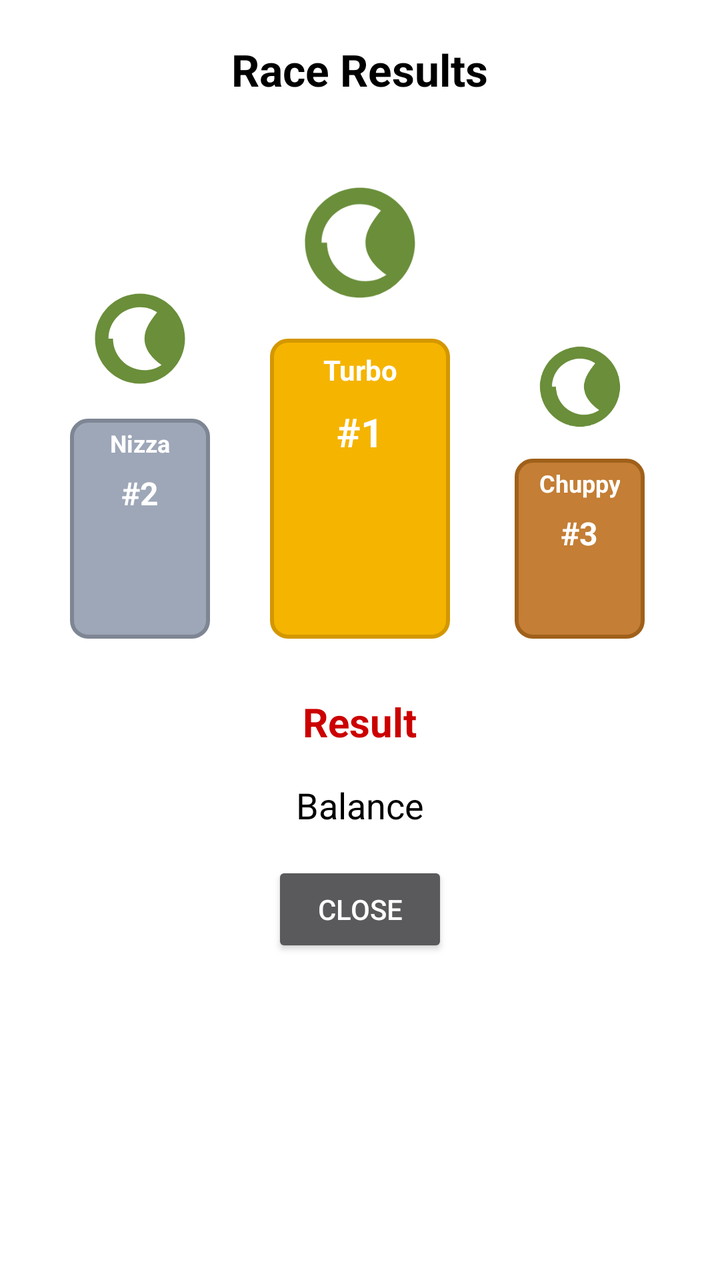
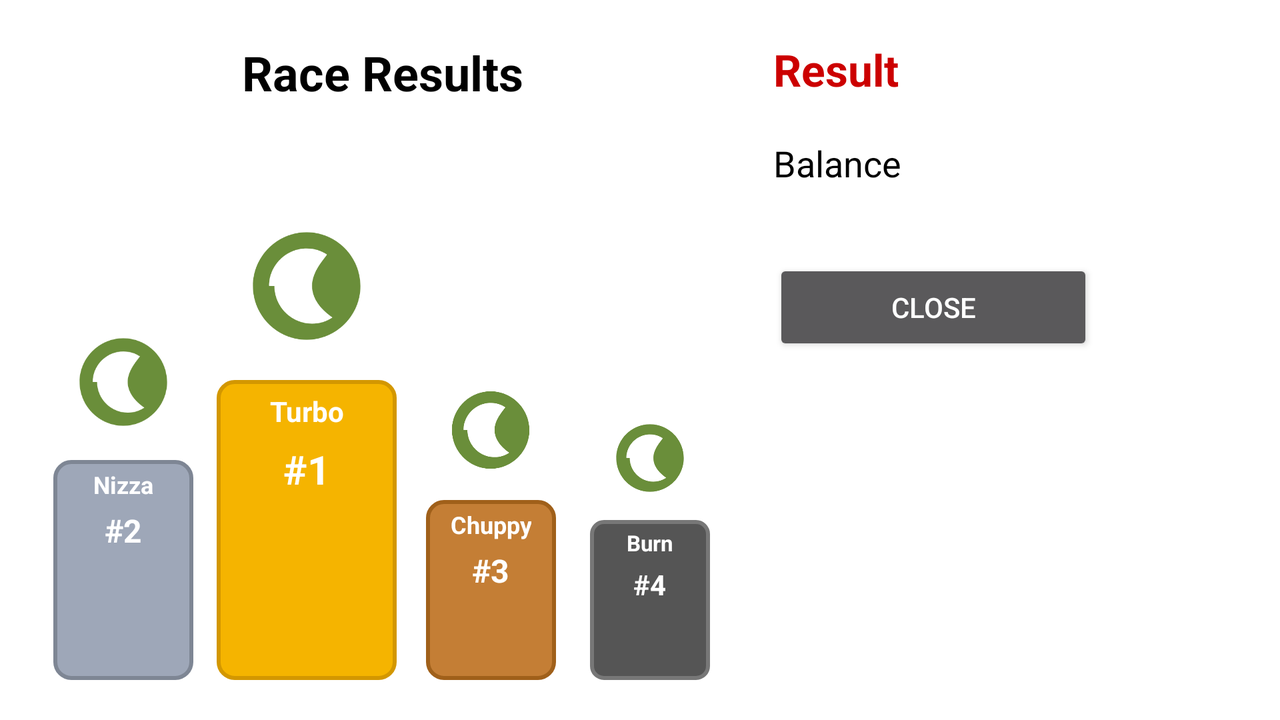

The same Android screen from two of the app's own layout files: first res/layout/ as a phone draws it, then the repository's variant for another configuration, drawn on a device whose configuration selects that folder. Both files follow.
<!-- AndroidManifest.xml: activity theme Theme.ResultDialog -->
<!-- res/layout/activity_result.xml -->
<?xml version="1.0" encoding="utf-8"?>
<ScrollView xmlns:android="http://schemas.android.com/apk/res/android"
    xmlns:tools="http://schemas.android.com/tools"
    android:id="@+id/result_root"
    android:layout_width="match_parent"
    android:layout_height="match_parent"
    android:background="@drawable/result_bg"
    android:padding="20dp">

    <LinearLayout
        android:layout_width="match_parent"
        android:layout_height="wrap_content"
        android:orientation="vertical"
        android:gravity="center_horizontal">

        <TextView
            android:id="@+id/tvResultTitle"
            android:layout_width="wrap_content"
            android:layout_height="wrap_content"
            android:text="Race Results"
            android:textColor="#000000"
            android:textSize="22sp"
            android:textStyle="bold"
            android:layout_marginBottom="20dp" />

        
        <LinearLayout
            android:id="@+id/podiumContainer"
            android:layout_width="match_parent"
            android:layout_height="250dp"
            android:gravity="bottom|center_horizontal"
            android:orientation="horizontal"
            android:layout_marginBottom="28dp">

            
            <LinearLayout
                android:id="@+id/colSecond"
                android:layout_width="0dp"
                android:layout_height="match_parent"
                android:layout_weight="1"
                android:gravity="bottom|center_horizontal"
                android:orientation="vertical">

                <ImageView
                    android:id="@+id/imgSecond"
                    android:layout_width="72dp"
                    android:layout_height="72dp"
                    android:src="@drawable/ic_snail_placeholder"
                    android:contentDescription="@string/app_name"
                    android:layout_marginBottom="4dp" />

                <LinearLayout
                    android:layout_width="70dp"
                    android:layout_height="110dp"
                    android:background="@drawable/podium_block_second"
                    android:gravity="center_horizontal"
                    android:orientation="vertical"
                    android:padding="4dp">

                    <TextView
                        android:id="@+id/tvSecondName"
                        android:layout_width="wrap_content"
                        android:layout_height="wrap_content"
                        android:text="-"
                        tools:text="Nizza"
                        android:textColor="#ffffff"
                        android:textSize="12sp"
                        android:textStyle="bold"
                        android:gravity="center"
                        android:maxLines="2" />

                    <TextView
                        android:id="@+id/tvSecondLabel"
                        android:layout_width="wrap_content"
                        android:layout_height="wrap_content"
                        android:text="#2"
                        android:textColor="#ffffff"
                        android:textStyle="bold"
                        android:textSize="16sp"
                        android:layout_marginTop="6dp" />
                </LinearLayout>
            </LinearLayout>

            
            <LinearLayout
                android:id="@+id/colFirst"
                android:layout_width="0dp"
                android:layout_height="match_parent"
                android:layout_weight="1.2"
                android:gravity="bottom|center_horizontal"
                android:orientation="vertical">

                <ImageView
                    android:id="@+id/imgFirst"
                    android:layout_width="88dp"
                    android:layout_height="88dp"
                    android:src="@drawable/ic_snail_placeholder"
                    android:contentDescription="@string/app_name"
                    android:layout_marginBottom="4dp" />

                <LinearLayout
                    android:layout_width="90dp"
                    android:layout_height="150dp"
                    android:background="@drawable/podium_block_first"
                    android:gravity="center_horizontal"
                    android:orientation="vertical"
                    android:padding="6dp">

                    <TextView
                        android:id="@+id/tvFirstName"
                        android:layout_width="wrap_content"
                        android:layout_height="wrap_content"
                        android:text="-"
                        tools:text="Turbo"
                        android:textColor="#ffffff"
                        android:textSize="14sp"
                        android:textStyle="bold"
                        android:gravity="center"
                        android:maxLines="2" />

                    <TextView
                        android:id="@+id/tvFirstLabel"
                        android:layout_width="wrap_content"
                        android:layout_height="wrap_content"
                        android:text="#1"
                        android:textColor="#ffffff"
                        android:textStyle="bold"
                        android:textSize="20sp"
                        android:layout_marginTop="8dp" />
                </LinearLayout>
            </LinearLayout>

            
            <LinearLayout
                android:id="@+id/colThird"
                android:layout_width="0dp"
                android:layout_height="match_parent"
                android:layout_weight="1"
                android:gravity="bottom|center_horizontal"
                android:orientation="vertical">

                <ImageView
                    android:id="@+id/imgThird"
                    android:layout_width="64dp"
                    android:layout_height="64dp"
                    android:src="@drawable/ic_snail_placeholder"
                    android:contentDescription="@string/app_name"
                    android:layout_marginBottom="4dp" />

                <LinearLayout
                    android:layout_width="65dp"
                    android:layout_height="90dp"
                    android:background="@drawable/podium_block_third"
                    android:gravity="center_horizontal"
                    android:orientation="vertical"
                    android:padding="4dp">

                    <TextView
                        android:id="@+id/tvThirdName"
                        android:layout_width="wrap_content"
                        android:layout_height="wrap_content"
                        android:text="-"
                        tools:text="Chuppy"
                        android:textColor="#ffffff"
                        android:textSize="12sp"
                        android:textStyle="bold"
                        android:gravity="center"
                        android:maxLines="2" />

                    <TextView
                        android:id="@+id/tvThirdLabel"
                        android:layout_width="wrap_content"
                        android:layout_height="wrap_content"
                        android:text="#3"
                        android:textColor="#ffffff"
                        android:textStyle="bold"
                        android:textSize="16sp"
                        android:layout_marginTop="6dp" />
                </LinearLayout>
            </LinearLayout>
        </LinearLayout>

        <TextView
            android:id="@+id/tvBetResult"
            android:layout_width="wrap_content"
            android:layout_height="wrap_content"
            android:text="Result"
            android:textSize="20sp"
            android:textStyle="bold"
            android:textColor="@android:color/holo_red_dark"
            android:layout_marginBottom="16dp"/>

        <TextView
            android:id="@+id/tvBalance"
            android:layout_width="wrap_content"
            android:layout_height="wrap_content"
            android:text="Balance"
            android:textColor="#000000"
            android:textSize="18sp"
            android:layout_marginBottom="16dp"/>

        <Button
            android:id="@+id/btnClose"
            android:layout_width="wrap_content"
            android:layout_height="wrap_content"
            android:text="Close" />
    </LinearLayout>
</ScrollView>
<!-- resources referenced by this layout -->
<resources>
  <!-- drawable ic_snail_placeholder (drawable) -->
  <?xml version="1.0" encoding="utf-8"?>
  <vector xmlns:android="http://schemas.android.com/apk/res/android"
      android:width="64dp"
      android:height="64dp"
      android:viewportWidth="64"
      android:viewportHeight="64">
      <path
          android:fillColor="#6A8E3A"
          android:pathData="M32,12c-11,0 -20,9 -20,20s9,20 20,20 20,-9 20,-20S43,12 32,12zM18,32c0,-7.7 6.3,-14 14,-14 2.8,0 5.4,0.8 7.6,2.3C37.4,23.2 34,27.2 34,32c0,4.8 3.4,8.8 7.6,11.7 -2.2,1.5 -4.8,2.3 -7.6,2.3 -7.7,0 -14,-6.3 -14,-14z"/>
      <path
          android:fillColor="#FFFFFF"
          android:pathData="M28,30a4,4 0 1,0 0,8 4,4 0 1,0 0,-8z"/>
  </vector>
  <!-- drawable podium_block_first (drawable) -->
  <?xml version="1.0" encoding="utf-8"?>
  <shape xmlns:android="http://schemas.android.com/apk/res/android">
      <solid android:color="#F5B400"/>
      <corners android:radius="8dp"/>
      <stroke android:color="#D39700" android:width="2dp"/>
  </shape>
  <!-- drawable podium_block_second (drawable) -->
  <?xml version="1.0" encoding="utf-8"?>
  <shape xmlns:android="http://schemas.android.com/apk/res/android">
      <solid android:color="#9EA7B8"/>
      <corners android:radius="8dp"/>
      <stroke android:color="#7E8694" android:width="2dp"/>
  </shape>
  <!-- drawable podium_block_third (drawable) -->
  <?xml version="1.0" encoding="utf-8"?>
  <shape xmlns:android="http://schemas.android.com/apk/res/android">
      <solid android:color="#C47E35"/>
      <corners android:radius="8dp"/>
      <stroke android:color="#A0601A" android:width="2dp"/>
  </shape>
  <!-- drawable result_bg (drawable) -->
  <?xml version="1.0" encoding="utf-8"?>
  <layer-list xmlns:android="http://schemas.android.com/apk/res/android">
  
      
      <item android:bottom="6dp" android:left="6dp" android:right="6dp" android:top="6dp">
          <shape android:shape="rectangle">
              <corners android:radius="16dp" />
              <gradient
                  android:startColor="#30FFFFFF"
                  android:endColor="#00FFFFFF"
                  android:angle="90"/>
          </shape>
      </item>
  
      
      <item>
          <shape android:shape="rectangle">
              <solid android:color="#E6FFFFFF"/> 
              <corners android:radius="16dp"/>
              <stroke android:width="1dp" android:color="#33FFFFFF"/>
              <padding
                  android:left="12dp"
                  android:top="12dp"
                  android:right="12dp"
                  android:bottom="12dp"/>
          </shape>
      </item>
  
  </layer-list>
  <string name="app_name">Turbo88</string>
  <style name="Theme.ResultDialog" parent="Theme.AppCompat.Dialog">
          
          <item name="android:windowMinWidthMajor">80%</item>
          <item name="android:windowMinWidthMinor">80%</item>
  
          
          <item name="android:windowIsTranslucent">true</item>
          <item name="android:windowBackground">@android:color/transparent</item>
  
          
          <item name="android:windowNoTitle">true</item>
      </style>
</resources>
<!-- res/layout-land/activity_result.xml (the repository's variant of the layout above) -->
<!-- drawn on the phone turned sideways -->
<?xml version="1.0" encoding="utf-8"?>
<LinearLayout xmlns:android="http://schemas.android.com/apk/res/android"
    xmlns:tools="http://schemas.android.com/tools"
    android:id="@+id/result_root"
    android:layout_width="match_parent"
    android:layout_height="match_parent"
    android:background="@drawable/result_bg"
    android:orientation="horizontal"
    android:padding="20dp"
    android:gravity="center_vertical">

    
    <LinearLayout
        android:id="@+id/podiumSide"
        android:layout_width="0dp"
        android:layout_height="match_parent"
        android:layout_weight="1.2"
        android:orientation="vertical"
        android:gravity="center_horizontal">

        <TextView
            android:id="@+id/tvResultTitle"
            android:layout_width="wrap_content"
            android:layout_height="wrap_content"
            android:text="Race Results"
            android:textColor="#000000"
            android:textSize="24sp"
            android:textStyle="bold"
            android:layout_marginBottom="12dp" />

        <LinearLayout
            android:id="@+id/podiumContainer"
            android:layout_width="match_parent"
            android:layout_height="0dp"
            android:layout_weight="1"
            android:gravity="bottom|center_horizontal"
            android:orientation="horizontal"
            android:layout_marginBottom="0dp"
            android:paddingBottom="0dp">

            
            <LinearLayout
                android:id="@+id/colSecond"
                android:layout_width="0dp"
                android:layout_height="match_parent"
                android:layout_weight="1"
                android:gravity="bottom|center_horizontal"
                android:orientation="vertical">

                <ImageView
                    android:id="@+id/imgSecond"
                    android:layout_width="70dp"
                    android:layout_height="70dp"
                    android:src="@drawable/ic_snail_placeholder"
                    android:contentDescription="@string/app_name"
                    android:layout_marginBottom="4dp" />

                <LinearLayout
                    android:layout_width="70dp"
                    android:layout_height="110dp"
                    android:background="@drawable/podium_block_second"
                    android:gravity="center_horizontal"
                    android:orientation="vertical"
                    android:padding="4dp">

                    <TextView
                        android:id="@+id/tvSecondName"
                        android:layout_width="wrap_content"
                        android:layout_height="wrap_content"
                        android:text="-"
                        tools:text="Nizza"
                        android:textColor="#ffffff"
                        android:textSize="12sp"
                        android:textStyle="bold"
                        android:gravity="center"
                        android:maxLines="2" />

                    <TextView
                        android:id="@+id/tvSecondLabel"
                        android:layout_width="wrap_content"
                        android:layout_height="wrap_content"
                        android:text="#2"
                        android:textColor="#ffffff"
                        android:textStyle="bold"
                        android:textSize="16sp"
                        android:layout_marginTop="4dp" />

                    
                    <TextView
                        android:id="@+id/tvSecondPayout"
                        android:layout_width="wrap_content"
                        android:layout_height="wrap_content"
                        android:text=""
                        android:textColor="#FFFFFF"
                        android:textStyle="bold"
                        android:textSize="12sp"
                        android:layout_marginTop="4dp"
                        android:gravity="center" />
                </LinearLayout>
            </LinearLayout>

            
            <LinearLayout
                android:id="@+id/colFirst"
                android:layout_width="0dp"
                android:layout_height="match_parent"
                android:layout_weight="1.2"
                android:gravity="bottom|center_horizontal"
                android:orientation="vertical">

                <ImageView
                    android:id="@+id/imgFirst"
                    android:layout_width="86dp"
                    android:layout_height="86dp"
                    android:src="@drawable/ic_snail_placeholder"
                    android:contentDescription="@string/app_name"
                    android:layout_marginBottom="4dp" />

                <LinearLayout
                    android:layout_width="90dp"
                    android:layout_height="150dp"
                    android:background="@drawable/podium_block_first"
                    android:gravity="center_horizontal"
                    android:orientation="vertical"
                    android:padding="6dp">

                    <TextView
                        android:id="@+id/tvFirstName"
                        android:layout_width="wrap_content"
                        android:layout_height="wrap_content"
                        android:text="-"
                        tools:text="Turbo"
                        android:textColor="#ffffff"
                        android:textSize="14sp"
                        android:textStyle="bold"
                        android:gravity="center"
                        android:maxLines="2" />

                    <TextView
                        android:id="@+id/tvFirstLabel"
                        android:layout_width="wrap_content"
                        android:layout_height="wrap_content"
                        android:text="#1"
                        android:textColor="#ffffff"
                        android:textStyle="bold"
                        android:textSize="20sp"
                        android:layout_marginTop="6dp" />

                    
                    <TextView
                        android:id="@+id/tvFirstPayout"
                        android:layout_width="wrap_content"
                        android:layout_height="wrap_content"
                        android:text=""
                        android:textColor="#FFFFFF"
                        android:textStyle="bold"
                        android:textSize="12sp"
                        android:layout_marginTop="6dp"
                        android:gravity="center" />
                </LinearLayout>
            </LinearLayout>

            
            <LinearLayout
                android:id="@+id/colThird"
                android:layout_width="0dp"
                android:layout_height="match_parent"
                android:layout_weight="1"
                android:gravity="bottom|center_horizontal"
                android:orientation="vertical">

                <ImageView
                    android:id="@+id/imgThird"
                    android:layout_width="62dp"
                    android:layout_height="62dp"
                    android:src="@drawable/ic_snail_placeholder"
                    android:contentDescription="@string/app_name"
                    android:layout_marginBottom="4dp" />

                <LinearLayout
                    android:layout_width="65dp"
                    android:layout_height="90dp"
                    android:background="@drawable/podium_block_third"
                    android:gravity="center_horizontal"
                    android:orientation="vertical"
                    android:padding="4dp">

                    <TextView
                        android:id="@+id/tvThirdName"
                        android:layout_width="wrap_content"
                        android:layout_height="wrap_content"
                        android:text="-"
                        tools:text="Chuppy"
                        android:textColor="#ffffff"
                        android:textSize="12sp"
                        android:textStyle="bold"
                        android:gravity="center"
                        android:maxLines="2" />

                    <TextView
                        android:id="@+id/tvThirdLabel"
                        android:layout_width="wrap_content"
                        android:layout_height="wrap_content"
                        android:text="#3"
                        android:textColor="#ffffff"
                        android:textStyle="bold"
                        android:textSize="16sp"
                        android:layout_marginTop="4dp" />

                    
                    <TextView
                        android:id="@+id/tvThirdPayout"
                        android:layout_width="wrap_content"
                        android:layout_height="wrap_content"
                        android:text=""
                        android:textColor="#FFFFFF"
                        android:textStyle="bold"
                        android:textSize="11sp"
                        android:layout_marginTop="4dp"
                        android:gravity="center" />
                </LinearLayout>
            </LinearLayout>

            
            <LinearLayout
                android:id="@+id/colFourth"
                android:layout_width="0dp"
                android:layout_height="match_parent"
                android:layout_weight="0.9"
                android:gravity="bottom|center_horizontal"
                android:orientation="vertical">

                <ImageView
                    android:id="@+id/imgFourth"
                    android:layout_width="54dp"
                    android:layout_height="54dp"
                    android:src="@drawable/ic_snail_placeholder"
                    android:contentDescription="@string/app_name"
                    android:layout_marginBottom="4dp" />

                <LinearLayout
                    android:layout_width="60dp"
                    android:layout_height="80dp"
                    android:background="@drawable/podium_block_fourth"
                    android:gravity="center_horizontal"
                    android:orientation="vertical"
                    android:padding="4dp">

                    <TextView
                        android:id="@+id/tvFourthName"
                        android:layout_width="wrap_content"
                        android:layout_height="wrap_content"
                        android:text="-"
                        tools:text="Burn"
                        android:textColor="#ffffff"
                        android:textSize="11sp"
                        android:textStyle="bold"
                        android:gravity="center"
                        android:maxLines="2" />

                    <TextView
                        android:id="@+id/tvFourthLabel"
                        android:layout_width="wrap_content"
                        android:layout_height="wrap_content"
                        android:text="#4"
                        android:textColor="#ffffff"
                        android:textStyle="bold"
                        android:textSize="14sp"
                        android:layout_marginTop="4dp" />

                    
                    <TextView
                        android:id="@+id/tvFourthPayout"
                        android:layout_width="wrap_content"
                        android:layout_height="wrap_content"
                        android:text=""
                        android:textColor="#FFFFFF"
                        android:textStyle="bold"
                        android:textSize="11sp"
                        android:layout_marginTop="4dp"
                        android:gravity="center" />
                </LinearLayout>
            </LinearLayout>
        </LinearLayout>
    </LinearLayout>

    
    <ScrollView
        android:layout_width="0dp"
        android:layout_height="match_parent"
        android:layout_weight="0.9"
        android:fillViewport="true"
        android:paddingStart="24dp"
        android:paddingEnd="8dp">

        <LinearLayout
            android:layout_width="match_parent"
            android:layout_height="wrap_content"
            android:orientation="vertical"
            android:gravity="top">

            <TextView
                android:id="@+id/tvBetResult"
                android:layout_width="wrap_content"
                android:layout_height="wrap_content"
                android:text="Result"
                android:textSize="22sp"
                android:textStyle="bold"
                android:textColor="@android:color/holo_red_dark"
                android:layout_marginBottom="20dp" />

            <TextView
                android:id="@+id/tvBalance"
                android:layout_width="wrap_content"
                android:layout_height="wrap_content"
                android:text="Balance"
                android:textColor="#000000"
                android:textSize="18sp"
                android:layout_marginBottom="24dp"/>

            <Button
                android:id="@+id/btnClose"
                android:layout_width="160dp"
                android:layout_height="wrap_content"
                android:text="Close"
                android:layout_marginTop="12dp" />
        </LinearLayout>
    </ScrollView>
</LinearLayout>
<!-- resources referenced by the variant -->
<!-- as the phone turned sideways resolves them -->
<resources>
  <!-- drawable ic_snail_placeholder (drawable) -->
  <?xml version="1.0" encoding="utf-8"?>
  <vector xmlns:android="http://schemas.android.com/apk/res/android"
      android:width="64dp"
      android:height="64dp"
      android:viewportWidth="64"
      android:viewportHeight="64">
      <path
          android:fillColor="#6A8E3A"
          android:pathData="M32,12c-11,0 -20,9 -20,20s9,20 20,20 20,-9 20,-20S43,12 32,12zM18,32c0,-7.7 6.3,-14 14,-14 2.8,0 5.4,0.8 7.6,2.3C37.4,23.2 34,27.2 34,32c0,4.8 3.4,8.8 7.6,11.7 -2.2,1.5 -4.8,2.3 -7.6,2.3 -7.7,0 -14,-6.3 -14,-14z"/>
      <path
          android:fillColor="#FFFFFF"
          android:pathData="M28,30a4,4 0 1,0 0,8 4,4 0 1,0 0,-8z"/>
  </vector>
  <!-- drawable podium_block_first (drawable) -->
  <?xml version="1.0" encoding="utf-8"?>
  <shape xmlns:android="http://schemas.android.com/apk/res/android">
      <solid android:color="#F5B400"/>
      <corners android:radius="8dp"/>
      <stroke android:color="#D39700" android:width="2dp"/>
  </shape>
  <!-- drawable podium_block_fourth (drawable) -->
  <shape xmlns:android="http://schemas.android.com/apk/res/android" android:shape="rectangle">
      <solid android:color="#555555"/>
      <corners android:radius="6dp"/>
      <stroke android:width="2dp" android:color="#777777"/>
  </shape>
  <!-- drawable podium_block_second (drawable) -->
  <?xml version="1.0" encoding="utf-8"?>
  <shape xmlns:android="http://schemas.android.com/apk/res/android">
      <solid android:color="#9EA7B8"/>
      <corners android:radius="8dp"/>
      <stroke android:color="#7E8694" android:width="2dp"/>
  </shape>
  <!-- drawable podium_block_third (drawable) -->
  <?xml version="1.0" encoding="utf-8"?>
  <shape xmlns:android="http://schemas.android.com/apk/res/android">
      <solid android:color="#C47E35"/>
      <corners android:radius="8dp"/>
      <stroke android:color="#A0601A" android:width="2dp"/>
  </shape>
  <!-- drawable result_bg (drawable) -->
  <?xml version="1.0" encoding="utf-8"?>
  <layer-list xmlns:android="http://schemas.android.com/apk/res/android">
  
      
      <item android:bottom="6dp" android:left="6dp" android:right="6dp" android:top="6dp">
          <shape android:shape="rectangle">
              <corners android:radius="16dp" />
              <gradient
                  android:startColor="#30FFFFFF"
                  android:endColor="#00FFFFFF"
                  android:angle="90"/>
          </shape>
      </item>
  
      
      <item>
          <shape android:shape="rectangle">
              <solid android:color="#E6FFFFFF"/> 
              <corners android:radius="16dp"/>
              <stroke android:width="1dp" android:color="#33FFFFFF"/>
              <padding
                  android:left="12dp"
                  android:top="12dp"
                  android:right="12dp"
                  android:bottom="12dp"/>
          </shape>
      </item>
  
  </layer-list>
  <string name="app_name">Turbo88</string>
  <style name="Theme.ResultDialog" parent="Theme.AppCompat.Dialog">
          
          <item name="android:windowMinWidthMajor">80%</item>
          <item name="android:windowMinWidthMinor">80%</item>
  
          
          <item name="android:windowIsTranslucent">true</item>
          <item name="android:windowBackground">@android:color/transparent</item>
  
          
          <item name="android:windowNoTitle">true</item>
      </style>
</resources>
